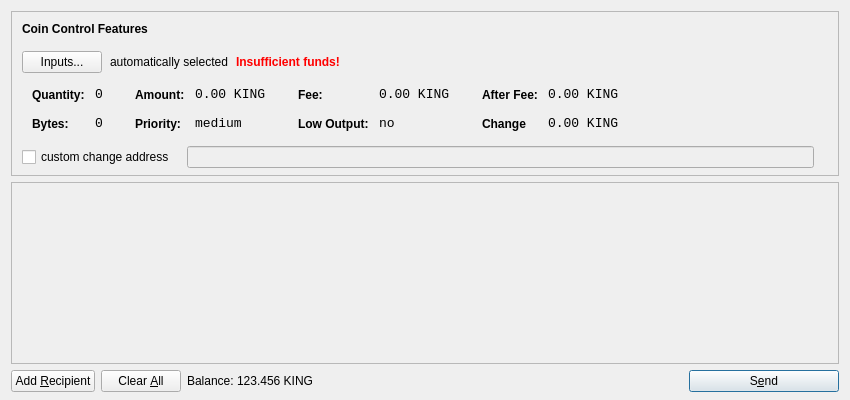
<?xml version="1.0" encoding="UTF-8"?>
<ui version="4.0">
 <class>SendCoinsDialog</class>
 <widget class="QDialog" name="SendCoinsDialog">
  <property name="geometry">
   <rect>
    <x>0</x>
    <y>0</y>
    <width>850</width>
    <height>400</height>
   </rect>
  </property>
  <property name="windowTitle">
   <string>Send Coins</string>
  </property>
  <layout class="QVBoxLayout" name="verticalLayout" stretch="0,1,0">
   <property name="bottomMargin">
    <number>8</number>
   </property>
   <item>
    <widget class="QFrame" name="frameCoinControl">
     <property name="sizePolicy">
      <sizepolicy hsizetype="Expanding" vsizetype="Expanding">
       <horstretch>0</horstretch>
       <verstretch>0</verstretch>
      </sizepolicy>
     </property>
     <property name="maximumSize">
      <size>
       <width>16777215</width>
       <height>16777215</height>
      </size>
     </property>
     <property name="frameShape">
      <enum>QFrame::StyledPanel</enum>
     </property>
     <property name="frameShadow">
      <enum>QFrame::Sunken</enum>
     </property>
     <layout class="QVBoxLayout" name="verticalLayoutCoinControl2">
      <property name="spacing">
       <number>-1</number>
      </property>
      <property name="leftMargin">
       <number>0</number>
      </property>
      <property name="topMargin">
       <number>0</number>
      </property>
      <property name="rightMargin">
       <number>0</number>
      </property>
      <property name="bottomMargin">
       <number>6</number>
      </property>
      <item>
       <layout class="QVBoxLayout" name="verticalLayoutCoinControl" stretch="0,0,0,0,1">
        <property name="spacing">
         <number>0</number>
        </property>
        <property name="leftMargin">
         <number>10</number>
        </property>
        <property name="topMargin">
         <number>10</number>
        </property>
        <item>
         <layout class="QHBoxLayout" name="horizontalLayoutCoinControl1">
          <property name="bottomMargin">
           <number>15</number>
          </property>
          <item>
           <widget class="QLabel" name="labelCoinControlFeatures">
            <property name="sizePolicy">
             <sizepolicy hsizetype="Preferred" vsizetype="Maximum">
              <horstretch>0</horstretch>
              <verstretch>0</verstretch>
             </sizepolicy>
            </property>
            <property name="font">
             <font>
              <weight>75</weight>
              <bold>true</bold>
             </font>
            </property>
            <property name="styleSheet">
             <string notr="true">font-weight:bold;</string>
            </property>
            <property name="text">
             <string>Coin Control Features</string>
            </property>
           </widget>
          </item>
         </layout>
        </item>
        <item>
         <layout class="QHBoxLayout" name="horizontalLayoutCoinControl2" stretch="0,0,0,0">
          <property name="spacing">
           <number>8</number>
          </property>
          <property name="bottomMargin">
           <number>10</number>
          </property>
          <item>
           <widget class="QPushButton" name="pushButtonCoinControl">
            <property name="styleSheet">
             <string notr="true"/>
            </property>
            <property name="text">
             <string>Inputs...</string>
            </property>
           </widget>
          </item>
          <item>
           <widget class="QLabel" name="labelCoinControlAutomaticallySelected">
            <property name="text">
             <string>automatically selected</string>
            </property>
            <property name="margin">
             <number>5</number>
            </property>
           </widget>
          </item>
          <item>
           <widget class="QLabel" name="labelCoinControlInsuffFunds">
            <property name="font">
             <font>
              <weight>75</weight>
              <bold>true</bold>
             </font>
            </property>
            <property name="styleSheet">
             <string notr="true">color:red;font-weight:bold;</string>
            </property>
            <property name="text">
             <string>Insufficient funds!</string>
            </property>
            <property name="margin">
             <number>5</number>
            </property>
           </widget>
          </item>
          <item>
           <spacer name="horizontalSpacerCoinControl">
            <property name="orientation">
             <enum>Qt::Horizontal</enum>
            </property>
            <property name="sizeHint" stdset="0">
             <size>
              <width>40</width>
              <height>1</height>
             </size>
            </property>
           </spacer>
          </item>
         </layout>
        </item>
        <item>
         <widget class="QWidget" name="widgetCoinControl" native="true">
          <property name="sizePolicy">
           <sizepolicy hsizetype="Preferred" vsizetype="Preferred">
            <horstretch>0</horstretch>
            <verstretch>0</verstretch>
           </sizepolicy>
          </property>
          <property name="minimumSize">
           <size>
            <width>0</width>
            <height>0</height>
           </size>
          </property>
          <property name="styleSheet">
           <string notr="true"/>
          </property>
          <layout class="QHBoxLayout" name="horizontalLayoutCoinControl5">
           <property name="margin">
            <number>0</number>
           </property>
           <item>
            <layout class="QHBoxLayout" name="horizontalLayoutCoinControl3" stretch="0,0,0,1">
             <property name="spacing">
              <number>20</number>
             </property>
             <property name="topMargin">
              <number>0</number>
             </property>
             <property name="bottomMargin">
              <number>10</number>
             </property>
             <item>
              <layout class="QFormLayout" name="formLayoutCoinControl1">
               <property name="horizontalSpacing">
                <number>10</number>
               </property>
               <property name="verticalSpacing">
                <number>14</number>
               </property>
               <property name="leftMargin">
                <number>10</number>
               </property>
               <property name="topMargin">
                <number>4</number>
               </property>
               <property name="rightMargin">
                <number>6</number>
               </property>
               <item row="0" column="0">
                <widget class="QLabel" name="labelCoinControlQuantityText">
                 <property name="styleSheet">
                  <string notr="true">font-weight:bold;</string>
                 </property>
                 <property name="text">
                  <string>Quantity:</string>
                 </property>
                 <property name="margin">
                  <number>0</number>
                 </property>
                </widget>
               </item>
               <item row="0" column="1">
                <widget class="QLabel" name="labelCoinControlQuantity">
                 <property name="font">
                  <font>
                   <family>Monospace</family>
                   <pointsize>10</pointsize>
                  </font>
                 </property>
                 <property name="cursor">
                  <cursorShape>IBeamCursor</cursorShape>
                 </property>
                 <property name="contextMenuPolicy">
                  <enum>Qt::ActionsContextMenu</enum>
                 </property>
                 <property name="text">
                  <string>0</string>
                 </property>
                 <property name="margin">
                  <number>0</number>
                 </property>
                 <property name="textInteractionFlags">
                  <set>Qt::LinksAccessibleByMouse|Qt::TextSelectableByKeyboard|Qt::TextSelectableByMouse</set>
                 </property>
                </widget>
               </item>
               <item row="1" column="0">
                <widget class="QLabel" name="labelCoinControlBytesText">
                 <property name="styleSheet">
                  <string notr="true">font-weight:bold;</string>
                 </property>
                 <property name="text">
                  <string>Bytes:</string>
                 </property>
                </widget>
               </item>
               <item row="1" column="1">
                <widget class="QLabel" name="labelCoinControlBytes">
                 <property name="font">
                  <font>
                   <family>Monospace</family>
                   <pointsize>10</pointsize>
                  </font>
                 </property>
                 <property name="cursor">
                  <cursorShape>IBeamCursor</cursorShape>
                 </property>
                 <property name="contextMenuPolicy">
                  <enum>Qt::ActionsContextMenu</enum>
                 </property>
                 <property name="text">
                  <string>0</string>
                 </property>
                 <property name="textInteractionFlags">
                  <set>Qt::LinksAccessibleByMouse|Qt::TextSelectableByKeyboard|Qt::TextSelectableByMouse</set>
                 </property>
                </widget>
               </item>
              </layout>
             </item>
             <item>
              <layout class="QFormLayout" name="formLayoutCoinControl2">
               <property name="horizontalSpacing">
                <number>10</number>
               </property>
               <property name="verticalSpacing">
                <number>14</number>
               </property>
               <property name="leftMargin">
                <number>6</number>
               </property>
               <property name="topMargin">
                <number>4</number>
               </property>
               <property name="rightMargin">
                <number>6</number>
               </property>
               <item row="0" column="0">
                <widget class="QLabel" name="labelCoinControlAmountText">
                 <property name="styleSheet">
                  <string notr="true">font-weight:bold;</string>
                 </property>
                 <property name="text">
                  <string>Amount:</string>
                 </property>
                 <property name="margin">
                  <number>0</number>
                 </property>
                </widget>
               </item>
               <item row="0" column="1">
                <widget class="QLabel" name="labelCoinControlAmount">
                 <property name="font">
                  <font>
                   <family>Monospace</family>
                   <pointsize>10</pointsize>
                  </font>
                 </property>
                 <property name="cursor">
                  <cursorShape>IBeamCursor</cursorShape>
                 </property>
                 <property name="contextMenuPolicy">
                  <enum>Qt::ActionsContextMenu</enum>
                 </property>
                 <property name="text">
                  <string>0.00 KING</string>
                 </property>
                 <property name="textInteractionFlags">
                  <set>Qt::LinksAccessibleByMouse|Qt::TextSelectableByKeyboard|Qt::TextSelectableByMouse</set>
                 </property>
                </widget>
               </item>
               <item row="1" column="0">
                <widget class="QLabel" name="labelCoinControlPriorityText">
                 <property name="styleSheet">
                  <string notr="true">font-weight:bold;</string>
                 </property>
                 <property name="text">
                  <string>Priority:</string>
                 </property>
                </widget>
               </item>
               <item row="1" column="1">
                <widget class="QLabel" name="labelCoinControlPriority">
                 <property name="font">
                  <font>
                   <family>Monospace</family>
                   <pointsize>10</pointsize>
                  </font>
                 </property>
                 <property name="cursor">
                  <cursorShape>IBeamCursor</cursorShape>
                 </property>
                 <property name="contextMenuPolicy">
                  <enum>Qt::ActionsContextMenu</enum>
                 </property>
                 <property name="text">
                  <string>medium</string>
                 </property>
                 <property name="textInteractionFlags">
                  <set>Qt::LinksAccessibleByMouse|Qt::TextSelectableByKeyboard|Qt::TextSelectableByMouse</set>
                 </property>
                </widget>
               </item>
              </layout>
             </item>
             <item>
              <layout class="QFormLayout" name="formLayoutCoinControl3">
               <property name="horizontalSpacing">
                <number>10</number>
               </property>
               <property name="verticalSpacing">
                <number>14</number>
               </property>
               <property name="leftMargin">
                <number>6</number>
               </property>
               <property name="topMargin">
                <number>4</number>
               </property>
               <property name="rightMargin">
                <number>6</number>
               </property>
               <item row="0" column="0">
                <widget class="QLabel" name="labelCoinControlFeeText">
                 <property name="styleSheet">
                  <string notr="true">font-weight:bold;</string>
                 </property>
                 <property name="text">
                  <string>Fee:</string>
                 </property>
                 <property name="margin">
                  <number>0</number>
                 </property>
                </widget>
               </item>
               <item row="0" column="1">
                <widget class="QLabel" name="labelCoinControlFee">
                 <property name="font">
                  <font>
                   <family>Monospace</family>
                   <pointsize>10</pointsize>
                  </font>
                 </property>
                 <property name="cursor">
                  <cursorShape>IBeamCursor</cursorShape>
                 </property>
                 <property name="contextMenuPolicy">
                  <enum>Qt::ActionsContextMenu</enum>
                 </property>
                 <property name="text">
                  <string>0.00 KING</string>
                 </property>
                 <property name="textInteractionFlags">
                  <set>Qt::LinksAccessibleByMouse|Qt::TextSelectableByKeyboard|Qt::TextSelectableByMouse</set>
                 </property>
                </widget>
               </item>
               <item row="1" column="0">
                <widget class="QLabel" name="labelCoinControlLowOutputText">
                 <property name="styleSheet">
                  <string notr="true">font-weight:bold;</string>
                 </property>
                 <property name="text">
                  <string>Low Output:</string>
                 </property>
                </widget>
               </item>
               <item row="1" column="1">
                <widget class="QLabel" name="labelCoinControlLowOutput">
                 <property name="font">
                  <font>
                   <family>Monospace</family>
                   <pointsize>10</pointsize>
                  </font>
                 </property>
                 <property name="cursor">
                  <cursorShape>IBeamCursor</cursorShape>
                 </property>
                 <property name="contextMenuPolicy">
                  <enum>Qt::ActionsContextMenu</enum>
                 </property>
                 <property name="text">
                  <string>no</string>
                 </property>
                 <property name="textInteractionFlags">
                  <set>Qt::LinksAccessibleByMouse|Qt::TextSelectableByKeyboard|Qt::TextSelectableByMouse</set>
                 </property>
                </widget>
               </item>
              </layout>
             </item>
             <item>
              <layout class="QFormLayout" name="formLayoutCoinControl4">
               <property name="horizontalSpacing">
                <number>10</number>
               </property>
               <property name="verticalSpacing">
                <number>14</number>
               </property>
               <property name="leftMargin">
                <number>6</number>
               </property>
               <property name="topMargin">
                <number>4</number>
               </property>
               <property name="rightMargin">
                <number>6</number>
               </property>
               <item row="0" column="0">
                <widget class="QLabel" name="labelCoinControlAfterFeeText">
                 <property name="styleSheet">
                  <string notr="true">font-weight:bold;</string>
                 </property>
                 <property name="text">
                  <string>After Fee:</string>
                 </property>
                 <property name="margin">
                  <number>0</number>
                 </property>
                </widget>
               </item>
               <item row="0" column="1">
                <widget class="QLabel" name="labelCoinControlAfterFee">
                 <property name="font">
                  <font>
                   <family>Monospace</family>
                   <pointsize>10</pointsize>
                  </font>
                 </property>
                 <property name="cursor">
                  <cursorShape>IBeamCursor</cursorShape>
                 </property>
                 <property name="contextMenuPolicy">
                  <enum>Qt::ActionsContextMenu</enum>
                 </property>
                 <property name="text">
                  <string>0.00 KING</string>
                 </property>
                 <property name="textInteractionFlags">
                  <set>Qt::LinksAccessibleByMouse|Qt::TextSelectableByKeyboard|Qt::TextSelectableByMouse</set>
                 </property>
                </widget>
               </item>
               <item row="1" column="0">
                <widget class="QLabel" name="labelCoinControlChangeText">
                 <property name="styleSheet">
                  <string notr="true">font-weight:bold;</string>
                 </property>
                 <property name="text">
                  <string>Change</string>
                 </property>
                </widget>
               </item>
               <item row="1" column="1">
                <widget class="QLabel" name="labelCoinControlChange">
                 <property name="font">
                  <font>
                   <family>Monospace</family>
                   <pointsize>10</pointsize>
                  </font>
                 </property>
                 <property name="cursor">
                  <cursorShape>IBeamCursor</cursorShape>
                 </property>
                 <property name="contextMenuPolicy">
                  <enum>Qt::ActionsContextMenu</enum>
                 </property>
                 <property name="text">
                  <string>0.00 KING</string>
                 </property>
                 <property name="textInteractionFlags">
                  <set>Qt::LinksAccessibleByMouse|Qt::TextSelectableByKeyboard|Qt::TextSelectableByMouse</set>
                 </property>
                </widget>
               </item>
              </layout>
             </item>
            </layout>
           </item>
          </layout>
         </widget>
        </item>
        <item>
         <layout class="QHBoxLayout" name="horizontalLayoutCoinControl4" stretch="0,0,0">
          <property name="spacing">
           <number>12</number>
          </property>
          <property name="sizeConstraint">
           <enum>QLayout::SetDefaultConstraint</enum>
          </property>
          <property name="topMargin">
           <number>5</number>
          </property>
          <property name="rightMargin">
           <number>5</number>
          </property>
          <item>
           <widget class="QCheckBox" name="checkBoxCoinControlChange">
            <property name="text">
             <string>custom change address</string>
            </property>
           </widget>
          </item>
          <item>
           <widget class="QLineEdit" name="lineEditCoinControlChange">
            <property name="enabled">
             <bool>false</bool>
            </property>
            <property name="sizePolicy">
             <sizepolicy hsizetype="Expanding" vsizetype="Fixed">
              <horstretch>0</horstretch>
              <verstretch>0</verstretch>
             </sizepolicy>
            </property>
           </widget>
          </item>
          <item>
           <widget class="QLabel" name="labelCoinControlChangeLabel">
            <property name="sizePolicy">
             <sizepolicy hsizetype="Preferred" vsizetype="Expanding">
              <horstretch>0</horstretch>
              <verstretch>0</verstretch>
             </sizepolicy>
            </property>
            <property name="minimumSize">
             <size>
              <width>0</width>
              <height>0</height>
             </size>
            </property>
            <property name="text">
             <string/>
            </property>
            <property name="margin">
             <number>3</number>
            </property>
           </widget>
          </item>
         </layout>
        </item>
        <item>
         <spacer name="verticalSpacerCoinControl">
          <property name="orientation">
           <enum>Qt::Vertical</enum>
          </property>
          <property name="sizeHint" stdset="0">
           <size>
            <width>800</width>
            <height>1</height>
           </size>
          </property>
         </spacer>
        </item>
       </layout>
      </item>
     </layout>
    </widget>
   </item> 
   <item>
    <widget class="QScrollArea" name="scrollArea">
     <property name="widgetResizable">
      <bool>true</bool>
     </property>
     <widget class="QWidget" name="scrollAreaWidgetContents">
      <property name="geometry">
       <rect>
        <x>0</x>
        <y>0</y>
        <width>830</width>
        <height>165</height>
       </rect>
      </property>
      <layout class="QVBoxLayout" name="verticalLayout_2">
       <property name="margin">
        <number>0</number>
       </property>
       <item>
        <layout class="QVBoxLayout" name="entries">
         <property name="spacing">
          <number>6</number>
         </property>
        </layout>
       </item>
       <item>
        <spacer name="verticalSpacer">
         <property name="orientation">
          <enum>Qt::Vertical</enum>
         </property>
         <property name="sizeHint" stdset="0">
          <size>
           <width>20</width>
           <height>40</height>
          </size>
         </property>
        </spacer>
       </item>
      </layout>
     </widget>
    </widget>
   </item>
   <item>
    <layout class="QHBoxLayout" name="horizontalLayout">
     <item>
      <widget class="QPushButton" name="addButton">
       <property name="toolTip">
        <string>Send to multiple recipients at once</string>
       </property>
       <property name="text">
        <string>Add &amp;Recipient</string>
       </property>
       <property name="icon">
        <iconset resource="../kingcoin.qrc">
         <normaloff>:/icons/add</normaloff>:/icons/add</iconset>
       </property>
       <property name="autoDefault">
        <bool>false</bool>
       </property>
      </widget>
     </item>
     <item>
      <widget class="QPushButton" name="clearButton">
       <property name="sizePolicy">
        <sizepolicy hsizetype="Minimum" vsizetype="Fixed">
         <horstretch>0</horstretch>
         <verstretch>0</verstretch>
        </sizepolicy>
       </property>
       <property name="toolTip">
        <string>Remove all transaction fields</string>
       </property>
       <property name="text">
        <string>Clear &amp;All</string>
       </property>
       <property name="icon">
        <iconset resource="../kingcoin.qrc">
         <normaloff>:/icons/remove</normaloff>:/icons/remove</iconset>
       </property>
       <property name="autoRepeatDelay">
        <number>300</number>
       </property>
       <property name="autoDefault">
        <bool>false</bool>
       </property>
      </widget>
     </item>
     <item>
      <layout class="QHBoxLayout" name="horizontalLayout_2">
       <property name="spacing">
        <number>3</number>
       </property>
       <item>
        <widget class="QLabel" name="label">
         <property name="text">
          <string>Balance:</string>
         </property>
        </widget>
       </item>
       <item>
        <widget class="QLabel" name="labelBalance">
         <property name="cursor">
          <cursorShape>IBeamCursor</cursorShape>
         </property>
         <property name="text">
          <string>123.456 KING</string>
         </property>
         <property name="textInteractionFlags">
          <set>Qt::LinksAccessibleByMouse|Qt::TextSelectableByKeyboard|Qt::TextSelectableByMouse</set>
         </property>
        </widget>
       </item>
      </layout>
     </item>
     <item>
      <spacer name="horizontalSpacer">
       <property name="orientation">
        <enum>Qt::Horizontal</enum>
       </property>
       <property name="sizeHint" stdset="0">
        <size>
         <width>40</width>
         <height>20</height>
        </size>
       </property>
      </spacer>
     </item>
     <item>
      <widget class="QPushButton" name="sendButton">
       <property name="minimumSize">
        <size>
         <width>150</width>
         <height>0</height>
        </size>
       </property>
       <property name="toolTip">
        <string>Confirm the send action</string>
       </property>
       <property name="text">
        <string>S&amp;end</string>
       </property>
       <property name="icon">
        <iconset resource="../kingcoin.qrc">
         <normaloff>:/icons/send</normaloff>:/icons/send</iconset>
       </property>
       <property name="default">
        <bool>true</bool>
       </property>
      </widget>
     </item>
    </layout>
   </item>
  </layout>
 </widget>
 <resources>
  <include location="../kingcoin.qrc"/>
 </resources>
 <connections/>
</ui>
